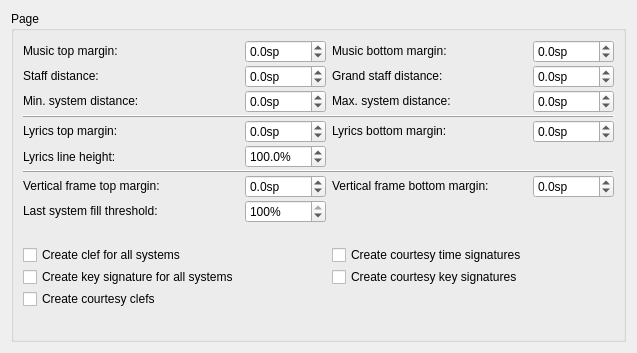
     <widget class="QWidget" name="Page2">
      <layout class="QVBoxLayout" name="verticalLayout_21">
       <property name="spacing">
        <number>0</number>
       </property>
       <item>
        <widget class="QGroupBox" name="groupBox_13">
         <property name="title">
          <string>Page</string>
         </property>
         <layout class="QGridLayout" name="gridLayout_8">
          <property name="verticalSpacing">
           <number>2</number>
          </property>
          <item row="3" column="0" colspan="4">
           <widget class="QFrame" name="frame_2">
            <property name="frameShape">
             <enum>QFrame::HLine</enum>
            </property>
            <property name="frameShadow">
             <enum>QFrame::Raised</enum>
            </property>
           </widget>
          </item>
          <item row="0" column="0">
           <widget class="QLabel" name="label_76">
            <property name="sizePolicy">
             <sizepolicy hsizetype="Fixed" vsizetype="Fixed">
              <horstretch>0</horstretch>
              <verstretch>0</verstretch>
             </sizepolicy>
            </property>
            <property name="text">
             <string>Music top margin:</string>
            </property>
            <property name="buddy">
             <cstring>staffUpperBorder</cstring>
            </property>
           </widget>
          </item>
          <item row="0" column="1">
           <widget class="QDoubleSpinBox" name="staffUpperBorder">
            <property name="sizePolicy">
             <sizepolicy hsizetype="Preferred" vsizetype="Fixed">
              <horstretch>0</horstretch>
              <verstretch>0</verstretch>
             </sizepolicy>
            </property>
            <property name="suffix">
             <string>sp</string>
            </property>
            <property name="decimals">
             <number>1</number>
            </property>
            <property name="minimum">
             <double>-1000.000000000000000</double>
            </property>
            <property name="maximum">
             <double>1000.000000000000000</double>
            </property>
           </widget>
          </item>
          <item row="10" column="0" colspan="2">
           <widget class="QCheckBox" name="genClef">
            <property name="sizePolicy">
             <sizepolicy hsizetype="Fixed" vsizetype="Fixed">
              <horstretch>0</horstretch>
              <verstretch>0</verstretch>
             </sizepolicy>
            </property>
            <property name="text">
             <string>Create clef for all systems</string>
            </property>
           </widget>
          </item>
          <item row="0" column="2">
           <widget class="QLabel" name="label_78">
            <property name="sizePolicy">
             <sizepolicy hsizetype="Fixed" vsizetype="Fixed">
              <horstretch>0</horstretch>
              <verstretch>0</verstretch>
             </sizepolicy>
            </property>
            <property name="text">
             <string>Music bottom margin:</string>
            </property>
            <property name="buddy">
             <cstring>staffLowerBorder</cstring>
            </property>
           </widget>
          </item>
          <item row="0" column="3">
           <widget class="QDoubleSpinBox" name="staffLowerBorder">
            <property name="sizePolicy">
             <sizepolicy hsizetype="Preferred" vsizetype="Fixed">
              <horstretch>0</horstretch>
              <verstretch>0</verstretch>
             </sizepolicy>
            </property>
            <property name="suffix">
             <string>sp</string>
            </property>
            <property name="decimals">
             <number>1</number>
            </property>
            <property name="minimum">
             <double>-1000.000000000000000</double>
            </property>
            <property name="maximum">
             <double>1000.000000000000000</double>
            </property>
           </widget>
          </item>
          <item row="1" column="0">
           <widget class="QLabel" name="label_69">
            <property name="sizePolicy">
             <sizepolicy hsizetype="Fixed" vsizetype="Fixed">
              <horstretch>0</horstretch>
              <verstretch>0</verstretch>
             </sizepolicy>
            </property>
            <property name="text">
             <string>Staff distance:</string>
            </property>
            <property name="buddy">
             <cstring>staffDistance</cstring>
            </property>
           </widget>
          </item>
          <item row="1" column="1">
           <widget class="QDoubleSpinBox" name="staffDistance">
            <property name="sizePolicy">
             <sizepolicy hsizetype="Preferred" vsizetype="Fixed">
              <horstretch>0</horstretch>
              <verstretch>0</verstretch>
             </sizepolicy>
            </property>
            <property name="suffix">
             <string>sp</string>
            </property>
            <property name="decimals">
             <number>1</number>
            </property>
            <property name="minimum">
             <double>-1000.000000000000000</double>
            </property>
            <property name="maximum">
             <double>1000.000000000000000</double>
            </property>
            <property name="singleStep">
             <double>0.500000000000000</double>
            </property>
           </widget>
          </item>
          <item row="1" column="2">
           <widget class="QLabel" name="label_70">
            <property name="sizePolicy">
             <sizepolicy hsizetype="Fixed" vsizetype="Fixed">
              <horstretch>0</horstretch>
              <verstretch>0</verstretch>
             </sizepolicy>
            </property>
            <property name="text">
             <string>Grand staff distance:</string>
            </property>
            <property name="buddy">
             <cstring>akkoladeDistance</cstring>
            </property>
           </widget>
          </item>
          <item row="1" column="3">
           <widget class="QDoubleSpinBox" name="akkoladeDistance">
            <property name="sizePolicy">
             <sizepolicy hsizetype="Preferred" vsizetype="Fixed">
              <horstretch>0</horstretch>
              <verstretch>0</verstretch>
             </sizepolicy>
            </property>
            <property name="suffix">
             <string>sp</string>
            </property>
            <property name="decimals">
             <number>1</number>
            </property>
            <property name="minimum">
             <double>-1000.000000000000000</double>
            </property>
            <property name="maximum">
             <double>1000.000000000000000</double>
            </property>
            <property name="singleStep">
             <double>0.100000000000000</double>
            </property>
           </widget>
          </item>
          <item row="2" column="0">
           <widget class="QLabel" name="label_73">
            <property name="sizePolicy">
             <sizepolicy hsizetype="Fixed" vsizetype="Fixed">
              <horstretch>0</horstretch>
              <verstretch>0</verstretch>
             </sizepolicy>
            </property>
            <property name="text">
             <string>Min. system distance:</string>
            </property>
            <property name="buddy">
             <cstring>minSystemDistance</cstring>
            </property>
           </widget>
          </item>
          <item row="2" column="1">
           <widget class="QDoubleSpinBox" name="minSystemDistance">
            <property name="sizePolicy">
             <sizepolicy hsizetype="Preferred" vsizetype="Fixed">
              <horstretch>0</horstretch>
              <verstretch>0</verstretch>
             </sizepolicy>
            </property>
            <property name="suffix">
             <string>sp</string>
            </property>
            <property name="decimals">
             <number>1</number>
            </property>
            <property name="minimum">
             <double>-1000.000000000000000</double>
            </property>
            <property name="maximum">
             <double>1000.000000000000000</double>
            </property>
           </widget>
          </item>
          <item row="4" column="0">
           <widget class="QLabel" name="label_72">
            <property name="sizePolicy">
             <sizepolicy hsizetype="Fixed" vsizetype="Fixed">
              <horstretch>0</horstretch>
              <verstretch>0</verstretch>
             </sizepolicy>
            </property>
            <property name="text">
             <string>Lyrics top margin:</string>
            </property>
            <property name="buddy">
             <cstring>lyricsDistance</cstring>
            </property>
           </widget>
          </item>
          <item row="4" column="1">
           <widget class="QDoubleSpinBox" name="lyricsDistance">
            <property name="sizePolicy">
             <sizepolicy hsizetype="Preferred" vsizetype="Fixed">
              <horstretch>0</horstretch>
              <verstretch>0</verstretch>
             </sizepolicy>
            </property>
            <property name="suffix">
             <string>sp</string>
            </property>
            <property name="decimals">
             <number>1</number>
            </property>
            <property name="minimum">
             <double>-100.000000000000000</double>
            </property>
            <property name="singleStep">
             <double>0.500000000000000</double>
            </property>
           </widget>
          </item>
          <item row="4" column="2">
           <widget class="QLabel" name="label_71">
            <property name="sizePolicy">
             <sizepolicy hsizetype="Fixed" vsizetype="Fixed">
              <horstretch>0</horstretch>
              <verstretch>0</verstretch>
             </sizepolicy>
            </property>
            <property name="text">
             <string>Lyrics bottom margin:</string>
            </property>
            <property name="buddy">
             <cstring>lyricsMinBottomDistance</cstring>
            </property>
           </widget>
          </item>
          <item row="4" column="3">
           <widget class="QDoubleSpinBox" name="lyricsMinBottomDistance">
            <property name="sizePolicy">
             <sizepolicy hsizetype="Preferred" vsizetype="Fixed">
              <horstretch>0</horstretch>
              <verstretch>0</verstretch>
             </sizepolicy>
            </property>
            <property name="suffix">
             <string>sp</string>
            </property>
            <property name="decimals">
             <number>1</number>
            </property>
            <property name="minimum">
             <double>-100.000000000000000</double>
            </property>
            <property name="singleStep">
             <double>0.500000000000000</double>
            </property>
           </widget>
          </item>
          <item row="7" column="0">
           <widget class="QLabel" name="label_74">
            <property name="sizePolicy">
             <sizepolicy hsizetype="Fixed" vsizetype="Fixed">
              <horstretch>0</horstretch>
              <verstretch>0</verstretch>
             </sizepolicy>
            </property>
            <property name="toolTip">
             <string>Vertical frame upper margin</string>
            </property>
            <property name="text">
             <string>Vertical frame top margin:</string>
            </property>
            <property name="buddy">
             <cstring>systemFrameDistance</cstring>
            </property>
           </widget>
          </item>
          <item row="7" column="1">
           <widget class="QDoubleSpinBox" name="systemFrameDistance">
            <property name="sizePolicy">
             <sizepolicy hsizetype="Preferred" vsizetype="Fixed">
              <horstretch>0</horstretch>
              <verstretch>0</verstretch>
             </sizepolicy>
            </property>
            <property name="suffix">
             <string>sp</string>
            </property>
            <property name="decimals">
             <number>1</number>
            </property>
            <property name="minimum">
             <double>-100.000000000000000</double>
            </property>
           </widget>
          </item>
          <item row="7" column="2">
           <widget class="QLabel" name="label_75">
            <property name="sizePolicy">
             <sizepolicy hsizetype="Fixed" vsizetype="Fixed">
              <horstretch>0</horstretch>
              <verstretch>0</verstretch>
             </sizepolicy>
            </property>
            <property name="toolTip">
             <string>Vertical frame lower margin</string>
            </property>
            <property name="text">
             <string>Vertical frame bottom margin:</string>
            </property>
            <property name="buddy">
             <cstring>frameSystemDistance</cstring>
            </property>
           </widget>
          </item>
          <item row="7" column="3">
           <widget class="QDoubleSpinBox" name="frameSystemDistance">
            <property name="sizePolicy">
             <sizepolicy hsizetype="Preferred" vsizetype="Fixed">
              <horstretch>0</horstretch>
              <verstretch>0</verstretch>
             </sizepolicy>
            </property>
            <property name="suffix">
             <string>sp</string>
            </property>
            <property name="decimals">
             <number>1</number>
            </property>
            <property name="minimum">
             <double>-100.000000000000000</double>
            </property>
           </widget>
          </item>
          <item row="13" column="0">
           <spacer>
            <property name="orientation">
             <enum>Qt::Vertical</enum>
            </property>
            <property name="sizeHint" stdset="0">
             <size>
              <width>137</width>
              <height>21</height>
             </size>
            </property>
           </spacer>
          </item>
          <item row="9" column="0">
           <spacer name="verticalSpacer_9">
            <property name="orientation">
             <enum>Qt::Vertical</enum>
            </property>
            <property name="sizeType">
             <enum>QSizePolicy::Fixed</enum>
            </property>
            <property name="sizeHint" stdset="0">
             <size>
              <width>20</width>
              <height>20</height>
             </size>
            </property>
           </spacer>
          </item>
          <item row="6" column="0" colspan="4">
           <widget class="QFrame" name="frame_3">
            <property name="frameShape">
             <enum>QFrame::HLine</enum>
            </property>
            <property name="frameShadow">
             <enum>QFrame::Raised</enum>
            </property>
           </widget>
          </item>
          <item row="5" column="0">
           <widget class="QLabel" name="label_36">
            <property name="text">
             <string>Lyrics line height:</string>
            </property>
            <property name="buddy">
             <cstring>lyricsLineHeight</cstring>
            </property>
           </widget>
          </item>
          <item row="5" column="1">
           <widget class="QDoubleSpinBox" name="lyricsLineHeight">
            <property name="suffix">
             <string notr="true">%</string>
            </property>
            <property name="decimals">
             <number>1</number>
            </property>
            <property name="minimum">
             <double>10.000000000000000</double>
            </property>
            <property name="maximum">
             <double>500.000000000000000</double>
            </property>
            <property name="value">
             <double>100.000000000000000</double>
            </property>
           </widget>
          </item>
          <item row="2" column="3">
           <widget class="QDoubleSpinBox" name="maxSystemDistance">
            <property name="sizePolicy">
             <sizepolicy hsizetype="Preferred" vsizetype="Fixed">
              <horstretch>0</horstretch>
              <verstretch>0</verstretch>
             </sizepolicy>
            </property>
            <property name="suffix">
             <string>sp</string>
            </property>
            <property name="decimals">
             <number>1</number>
            </property>
            <property name="minimum">
             <double>-1000.000000000000000</double>
            </property>
            <property name="maximum">
             <double>1000.000000000000000</double>
            </property>
           </widget>
          </item>
          <item row="2" column="2">
           <widget class="QLabel" name="label_191">
            <property name="sizePolicy">
             <sizepolicy hsizetype="Fixed" vsizetype="Fixed">
              <horstretch>0</horstretch>
              <verstretch>0</verstretch>
             </sizepolicy>
            </property>
            <property name="text">
             <string>Max. system distance:</string>
            </property>
            <property name="buddy">
             <cstring>maxSystemDistance</cstring>
            </property>
           </widget>
          </item>
          <item row="8" column="0">
           <widget class="QLabel" name="label_77">
            <property name="sizePolicy">
             <sizepolicy hsizetype="Fixed" vsizetype="Fixed">
              <horstretch>0</horstretch>
              <verstretch>0</verstretch>
             </sizepolicy>
            </property>
            <property name="text">
             <string>Last system fill threshold:</string>
            </property>
            <property name="buddy">
             <cstring>lastSystemFillThreshold</cstring>
            </property>
           </widget>
          </item>
          <item row="8" column="1">
           <widget class="QDoubleSpinBox" name="lastSystemFillThreshold">
            <property name="sizePolicy">
             <sizepolicy hsizetype="Preferred" vsizetype="Fixed">
              <horstretch>0</horstretch>
              <verstretch>0</verstretch>
             </sizepolicy>
            </property>
            <property name="suffix">
             <string notr="true">%</string>
            </property>
            <property name="decimals">
             <number>0</number>
            </property>
            <property name="maximum">
             <double>100.000000000000000</double>
            </property>
            <property name="value">
             <double>100.000000000000000</double>
            </property>
           </widget>
          </item>
          <item row="11" column="0">
           <widget class="QCheckBox" name="genKeysig">
            <property name="sizePolicy">
             <sizepolicy hsizetype="Fixed" vsizetype="Fixed">
              <horstretch>0</horstretch>
              <verstretch>0</verstretch>
             </sizepolicy>
            </property>
            <property name="text">
             <string>Create key signature for all systems</string>
            </property>
           </widget>
          </item>
          <item row="12" column="0">
           <widget class="QCheckBox" name="genCourtesyClef">
            <property name="text">
             <string>Create courtesy clefs</string>
            </property>
           </widget>
          </item>
          <item row="10" column="2">
           <widget class="QCheckBox" name="genCourtesyTimesig">
            <property name="sizePolicy">
             <sizepolicy hsizetype="Fixed" vsizetype="Fixed">
              <horstretch>0</horstretch>
              <verstretch>0</verstretch>
             </sizepolicy>
            </property>
            <property name="text">
             <string>Create courtesy time signatures</string>
            </property>
           </widget>
          </item>
          <item row="11" column="2">
           <widget class="QCheckBox" name="genCourtesyKeysig">
            <property name="text">
             <string>Create courtesy key signatures</string>
            </property>
           </widget>
          </item>
         </layout>
        </widget>
       </item>
      </layout>
     </widget>
